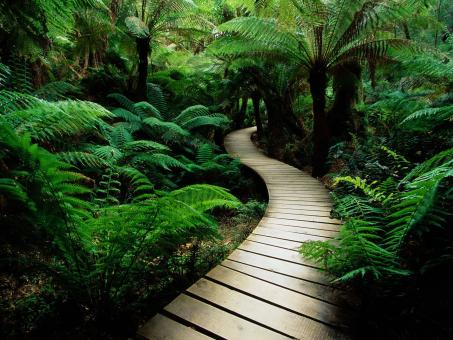
#> input picture Arithmetic Operations on Images/nature.jpg, 453 x 340 px, given in place of sunset.jpg, which was not available
$ jupyter execute 'Color_Transfer(1).ipynb'
#> lines starting #> are read from the running program, lines starting #| are printed output that depends on the picture; pictures that were not available may be replaced by others from this repository, and a replacement may not be noted
#> further down, source is the input picture: shape (340, 453, 3); mean B, G, R 38.7, 70.6, 48.9
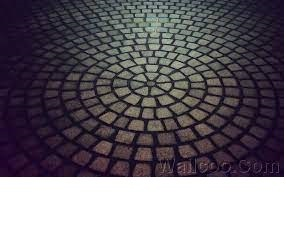
#> input picture Arithmetic Operations on Images/pattern1.jpg, 286 x 230 px, given in place of blue.jpg, which was not available
#> further down, destination is the input picture: shape (230, 286, 3); mean B, G, R 107.1, 99.5, 105.3
[cell 1]
import numpy as np
import cv2
import argparse
from google.colab.patches import cv2_imshow
import matplotlib.pyplot as plt


# This function will return us the image stats
# We input an image in the L*a*b* color space and it returns
# a tuple of mean and std for L*, a* and b* respectively.
def image_stats(image):
    # Compute the mean and standard deviation of each channel
    (l, a, b) = cv2.split(image)
    (l_mean, l_std) = (l.mean(), l.std())
    (a_mean, a_std) = (a.mean(), a.std())
    (b_mean, b_std) = (b.mean(), b.std())

    # return the color statistics
    return (l_mean, l_std, a_mean, a_std, b_mean, b_std)


# This function will perform color transfer from one input image (source)
# onto another input image (destination)
def color_transfer(source, destination):
    # Convert the images from the RGB to L*a*b* color space, being
    # sure to utilizing the floating point data type (note: OpenCV
    # expects floats to be 32-bit, so use that instead of 64-bit)
    source = cv2.cvtColor(source, cv2.COLOR_BGR2LAB).astype("float32")
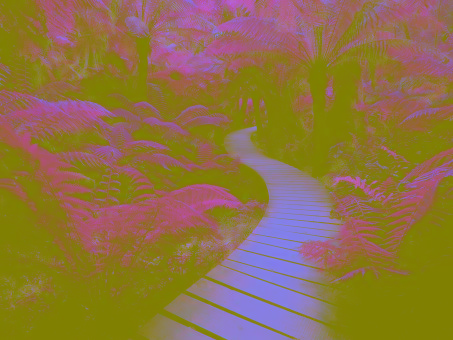
#> source: shape (340, 453, 3) float32; mean of channels 0, 1, 2 68.2, 114.4, 143.1; drawn as B, G, R
    destination = cv2.cvtColor(destination, cv2.COLOR_BGR2LAB).astype("float32")

    # Compute color statistics for the source and destination images
    (l_mean_src, l_std_src, a_mean_src, a_std_src, b_mean_src, b_std_src) = image_stats(source)
#> in image_stats, `(l, a, b) = cv2.split(image)`:
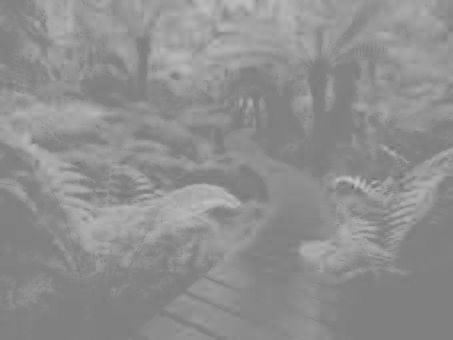
#> b: shape (340, 453) float32; min 108, max 195, mean 143.1
#> in image_stats, `(l_mean, l_std) = (l.mean(), l.std())`: l_mean = 68.16; l_std = 63.4
#> in image_stats, `(a_mean, a_std) = (a.mean(), a.std())`: a_mean = 114.4; a_std = 13.27
#> in image_stats, `(b_mean, b_std) = (b.mean(), b.std())`: b_mean = 143.1; b_std = 12.93
#> l_mean_src = 68.16; l_std_src = 63.4; a_mean_src = 114.4; a_std_src = 13.27; b_mean_src = 143.1; b_std_src = 12.93
    (l_mean_dest, l_std_dest, a_mean_dest, a_std_dest, b_mean_dest, b_std_dest) = image_stats(destination)
#> in image_stats (call 2), `(l, a, b) = cv2.split(image)`:
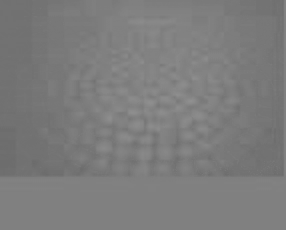
#> b: shape (230, 286) float32; min 107, max 144, mean 124.1
#> in image_stats (call 2), `(l_mean, l_std) = (l.mean(), l.std())`: l_mean = 103.1; l_std = 92.69
#> in image_stats (call 2), `(a_mean, a_std) = (a.mean(), a.std())`: a_mean = 132.5; a_std = 6.21
#> in image_stats (call 2), `(b_mean, b_std) = (b.mean(), b.std())`: b_mean = 124.1; b_std = 6.27
#> l_mean_dest = 103.1; l_std_dest = 92.69; a_mean_dest = 132.5; a_std_dest = 6.21; b_mean_dest = 124.1; b_std_dest = 6.27

    # Subtract the means from the destination image
    (l, a, b) = cv2.split(destination)
    l -= l_mean_dest
    a -= a_mean_dest
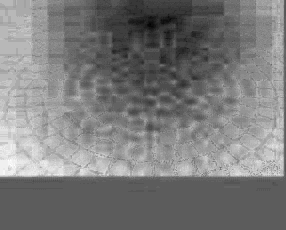
#> a: shape (230, 286) float32; min -17.48, max 18.52, mean 3.85e-06; drawn with min black and max white
    b -= b_mean_dest
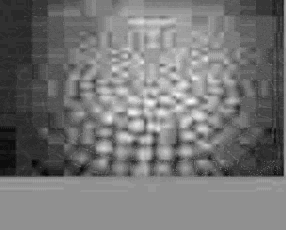
#> b: shape (230, 286) float32; min -17.09, max 19.91, mean 4.4e-07; drawn with min black and max white

    # Scale by the standard deviations
    l = (l_std_dest / l_std_src) * l
    a = (a_std_dest / a_std_src) * a
    b = (b_std_dest / b_std_src) * b

    # Add in the source mean
    l += l_mean_src
    a += a_mean_src
    b += b_mean_src

    # Clip the pixel intensities to [0, 255] if they fall outside this range
    l = np.clip(l, 0, 255)
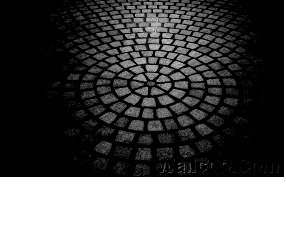
#> l: shape (230, 286) float32; min 0, max 255, mean 80.7
    a = np.clip(a, 0, 255)
    b = np.clip(b, 0, 255)

    # Merge the channels together and convert back to the RGB color space,
    # being sure to utilize the 8-bit unsigned integer data type.
    transfer = cv2.merge([l, a, b])
    transfer = cv2.cvtColor(transfer.astype("uint8"), cv2.COLOR_LAB2BGR)
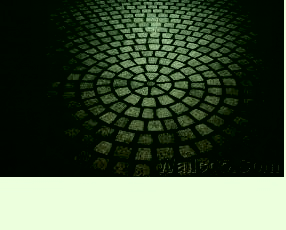
#> transfer: shape (230, 286, 3); mean B, G, R 63.9, 85.2, 70.3

    # Return the color transferred image
    return transfer


def show_image(title, image, width = 300):
    # Resize the image to have a constant width, just to make displaying the
    # images take up less screen space
    r = width / float(image.shape[1])
    dim = (width, int(image.shape[0] * r))
    resized = cv2.resize(image, dim, interpolation = cv2.INTER_AREA)

    # Show the resized image
    cv2.imshow(title, resized)


# Image file names
source = "sunset.jpg"
destination = "blue.jpg"
output = "transferred.jpg"

# Read the images
source = cv2.imread(source)
destination = cv2.imread(destination)

# Transfer the color from source to destination
transferred = color_transfer(source, destination)

# Write the image onto disk (if output is not None)
if output is not None:
    cv2.imwrite(output, transferred)

# Show the images
scale_percent = 30
width = int(source.shape[1] * scale_percent / 100)
#> width = 135
height = int(source.shape[0] * scale_percent / 100)
#> height = 102
dim = (width, height)
#> dim = (135, 102)


source = cv2.resize(source, dim, interpolation = cv2.INTER_AREA)
#> source: shape (102, 135, 3)
destination = cv2.resize(destination, dim, interpolation = cv2.INTER_AREA)
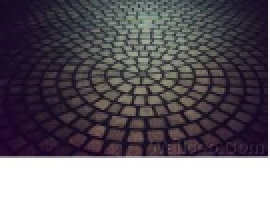
#> destination: shape (102, 135, 3) (shown 2 times larger); mean B, G, R 107.1, 99.5, 105.3
transferred = cv2.resize(transferred, dim, interpolation = cv2.INTER_AREA)
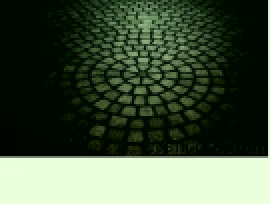
#> transferred: shape (102, 135, 3) (shown 2 times larger); mean B, G, R 63.9, 85.2, 70.3


cv2_imshow(source)
cv2_imshow(destination)
cv2_imshow(transferred)
cv2.waitKey(0)
